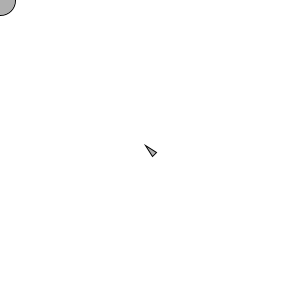
Frame 1 (no input)
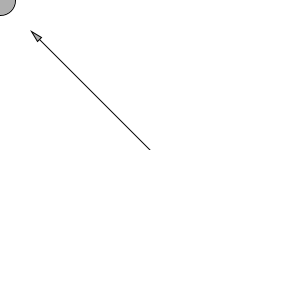
Frame 60 (the mouse pressed at the canvas centre just before this capture)
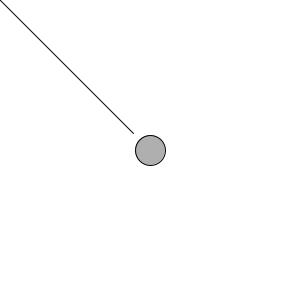
Frame 120 (the mouse held since frame 60 and released just before this capture)

The Processing sketch that drew these frames (run headless with seeded random() and noise(); from frame 60 on, the mouse is pressed at the canvas centre):

// Processing sketch: Seek_withTrail
// ── Seek_withTrail.pde
// Seek_Arrive
// Daniel Shiffman <http://www.shiffman.net>
// Nature of Code, Spring 2011

// Two "vehicles" follow the mouse position

// Implements Craig Reynold's autonomous steering behaviors
// One vehicle "seeks"
// One vehicle "arrives"
// See: http://www.red3d.com/cwr/

Vehicle v;

void setup() {
  size(300, 300);
  v = new Vehicle(width/2, height/2);
  smooth();
}

void draw() {
  background(255);

  PVector mouse = new PVector(mouseX, mouseY);

  // Draw an ellipse at the mouse location
  fill(175);
  stroke(0);
  ellipse(mouse.x, mouse.y, 30, 30);

  // Call the appropriate steering behaviors for our agents
  v.seek(mouse);
  v.update();
  v.display();
}

// Seek_Arrive
// Daniel Shiffman <http://www.shiffman.net>

// The "Vehicle" class

class Vehicle {
  
  ArrayList<PVector> history = new ArrayList<PVector>();

  PVector location;
  PVector velocity;
  PVector acceleration;
  float r;
  float maxforce;    // Maximum steering force
  float maxspeed;    // Maximum speed

  Vehicle(float x, float y) {
    acceleration = new PVector(0,0);
    velocity = new PVector(0,0);
    location = new PVector(x,y);
    r = 3.0;
    maxspeed = 4;
    maxforce = 0.1;
  }

  // Method to update location
  void update() {
    // Update velocity
    velocity.add(acceleration);
    // Limit speed
    velocity.limit(maxspeed);
    location.add(velocity);
    // Reset accelerationelertion to 0 each cycle
    acceleration.mult(0);
    
    history.add(location.get());
    if (history.size() > 100) {
      history.remove(0);
    }
  }

  void applyForce(PVector force) {
    // We could add mass here if we want A = F / M
    acceleration.add(force);
  }

  // A method that calculates a steering force towards a target
  // STEER = DESIRED MINUS VELOCITY
  void seek(PVector target) {
    PVector desired = PVector.sub(target,location);  // A vector pointing from the location to the target
    
    // Normalize desired and scale to maximum speed
    desired.normalize();
    desired.mult(maxspeed);
    // Steering = Desired minus velocity
    PVector steer = PVector.sub(desired,velocity);
    steer.limit(maxforce);  // Limit to maximum steering force
    
    applyForce(steer);
  }
    
  void display() {
    
    beginShape();
    stroke(0);
    noFill();
    for(PVector v: history) {
      vertex(v.x,v.y);
    }
    endShape();
    
    // Draw a triangle rotated in the direction of velocity
    float theta = velocity.heading2D() + PI/2;
    fill(175);
    stroke(0);
    pushMatrix();
    translate(location.x,location.y);
    rotate(theta);
    beginShape();
    vertex(0, -r*2);
    vertex(-r, r*2);
    vertex(r, r*2);
    endShape(CLOSE);
    popMatrix();
    
    
  }
}
